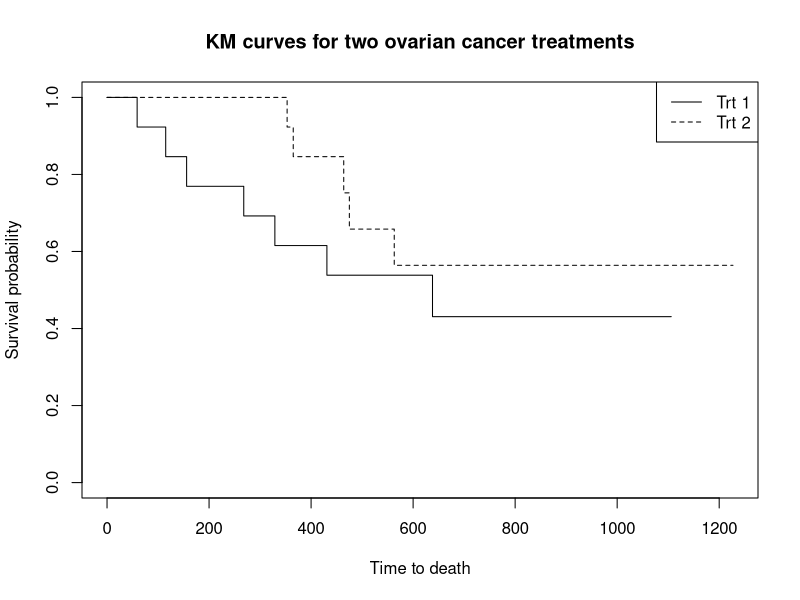
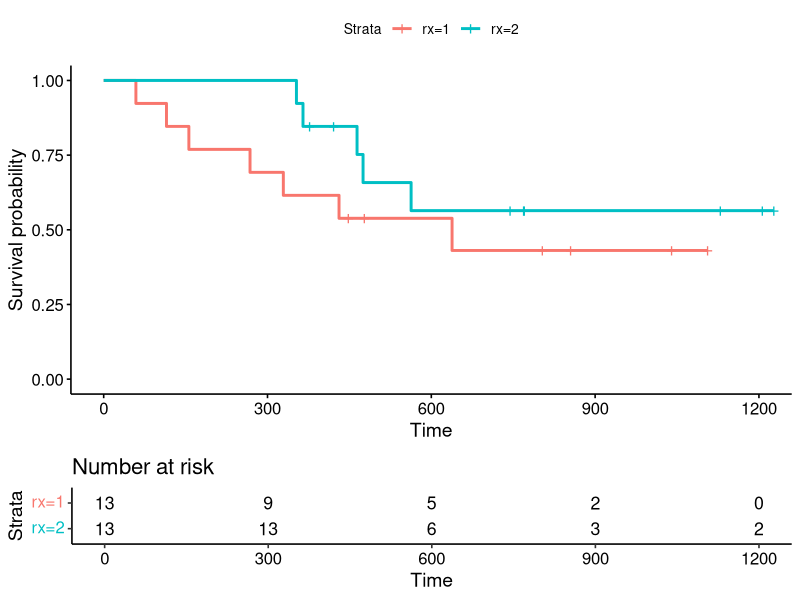

Source code (R) for these figures, in order:
## ---- chunk 1
# ovarian data set is in the survival library
library(survival)
data(ovarian) 
## ---- chunk 2
KM_obj <- survfit(Surv(futime, fustat) ~ rx, data = ovarian)
## ---- chunk 3
summary(KM_obj)
## ---- chunk 4
KM_obj
## ---- chunk 5
plot(KM_obj, 
     lty = 1:2,
     xlab = "Time to death",
     ylab = "Survival probability",
     main = "KM curves for two ovarian cancer treatments"
     )

legend("topright", c("Trt 1", "Trt 2"), lty = 1:2)
## ---- chunk 6
library(survminer)
## ---- chunk 7
ggsurvplot(KM_obj, data = ovarian, risk.table = TRUE)
## ---- chunk 8
survdiff(Surv(futime, fustat) ~ rx, data = ovarian)
